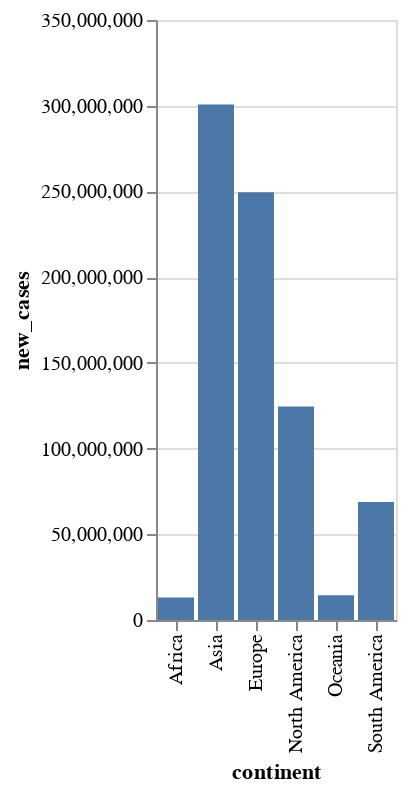

Here is the notebook cell this chart was saved with:
### Markdown cell above
First we call ```groupby``` to group our data by the ```continent``` column, then we sum the values in each group. The result of this computation has the grouped-by values in its index. But since Altair does not support the creation of axes out of indexes we reset the index to a column by executing ```reset_index``` on the resulting dataframe.

### Code cell
alt.Chart(data).mark_bar().encode(x='continent', y='new_cases')

### Figure 1 — Vega-Lite specification as saved in the notebook (floating-point values rounded to 4 significant figures)
{"config": {"view": {"continuousWidth": 300, "continuousHeight": 300}}, "data": {"name": "data-f0a2ba772c5a1c7ac513b65e63b87dcc"}, "mark": {"type": "bar"}, "encoding": {"x": {"field": "continent", "type": "nominal"}, "y": {"field": "new_cases", "type": "quantitative"}}, "$schema": "https://vega.github.io/schema/vega-lite/v5.8.0.json", "datasets": {"data-f0a2ba772c5a1c7ac513b65e63b87dcc": [{"continent": "Africa", "total_cases": 10650000000.0, "new_cases": 13130000.0, "new_cases_smoothed": 13130000.0, "total_deaths": 228700000.0, "new_deaths": 261600.0, "new_deaths_smoothed": 261300.0, "total_cases_per_million": 1725000000.0, "new_cases_per_million": 2649000.0, "new_cases_smoothed_per_million": 2649000.0, "total_deaths_per_million": 15130000.0, "new_deaths_per_million": 18370.0, "new_deaths_smoothed_per_million": 18320.0, "reproduction_rate": 41240.0, "icu_patients": 718200.0, "icu_patients_per_million": 12080.0, "hosp_patients": 5107000.0, "hosp_patients_per_million": 85270.0, "weekly_icu_admissions": 0.0, "weekly_icu_admissions_per_million": 0.0, "weekly_hosp_admissions": 521500.0, "weekly_hosp_admissions_per_million": 8707.0, "total_tests": 22210000000.0, "new_tests": 61530000.0, "total_tests_per_thousand": 894800.0, "new_tests_per_thousand": 2946.0, "new_tests_smoothed": 90960000.0, "new_tests_smoothed_per_thousand": 5560.0, "positive_rate": 1393.0, "tests_per_case": 2064000.0, "total_vaccinations": 50390000000.0, "people_vaccinated": 29750000000.0, "people_fully_vaccinated": 22500000000.0, "total_boosters": 2542000000.0, "new_vaccinations": 117400000.0, "new_vaccinations_smoothed": 851300000.0, "total_vaccinations_per_hundred": 189700.0, "people_vaccinated_per_hundred": 110600.0, "people_fully_vaccinated_per_hundred": 85920.0, "total_boosters_per_hundred": 10780.0, "new_vaccinations_smoothed_per_million": 37440000.0, "new_people_vaccinated_smoothed": 548500000.0, "new_people_vaccinated_smoothed_per_hundred": 2243.0, "stringency_index": 2132000.0, "population_density": 7520000.0, "median_age": 1637000.0, "aged_65_older": 271700.0, "aged_70_older": 174200.0, "gdp_per_capita": 395600000.0, "extreme_poverty": 1917000.0, "cardiovasc_death_rate": 21270000.0, "diabetes_prevalence": 416800.0, "female_smokers": 127600.0, "male_smokers": 1354000.0, "handwashing_facilities": 1517000.0, "hospital_beds_per_thousand": 82560.0, "life_expectancy": 5076000.0, "human_development_index": 40740.0, "population": 1955000000000.0, "excess_mortality_cumulative_absolute": 42120000.0, "excess_mortality_cumulative": 8493.0, "excess_mortality": 9327.0, "excess_mortality_cumulative_per_million": 952700.0}, {"continent": "Asia", "total_cases": 161200000000.0, "new_cases": 300700000.0, "new_cases_smoothed": 300700000.0, "total_deaths": 1297000000.0, "new_deaths": 1634000.0, "new_deaths_smoothed": 1634000.0, "total_cases_per_million": 4329000000.0, "new_cases_per_million": 6730000.0, "new_cases_smoothed_per_million": 6730000.0, "total_deaths_per_million": 26010000.0, "new_deaths_per_million": 31960.0, "new_deaths_smoothed_per_million": 31960.0, "reproduction_rate": 43270.0, "icu_patients": 905600.0, "icu_patients_per_million": 29200.0, "hosp_patients": 6789000.0, "hosp_patients_per_million": 222600.0, "weekly_icu_admissions": 76320.0, "weekly_icu_admissions_per_million": 5737.0, "weekly_hosp_admissions": 6648000.0, "weekly_hosp_admissions_per_million": 237800.0, "total_tests": 576000000000.0, "new_tests": 1798000000.0, "total_tests_per_thousand": 16110000.0, "new_tests_per_thousand": 60790.0, "new_tests_smoothed": 11020000000.0, "new_tests_smoothed_per_thousand": 78680.0, "positive_rate": 1940.0, "tests_per_case": 220700000.0, "total_vaccinations": 4048000000000.0, "people_vaccinated": 1207000000000.0, "people_fully_vaccinated": 1027000000000.0, "total_boosters": 272200000000.0, "new_vaccinations": 7550000000.0, "new_vaccinations_smoothed": 9069000000.0, "total_vaccinations_per_hundred": 2231000.0, "people_vaccinated_per_hundred": 929500.0, "people_fully_vaccinated_per_hundred": 815200.0, "total_boosters_per_hundred": 343100.0, "new_vaccinations_smoothed_per_million": 90900000.0, "new_people_vaccinated_smoothed": 3062000000.0, "new_people_vaccinated_smoothed_per_hundred": 3429.0, "stringency_index": 2394000.0, "population_density": 52720000.0, "median_age": 2077000.0, "aged_65_older": 432000.0, "aged_70_older": 277700.0, "gdp_per_capita": 1518000000.0, "extreme_poverty": 221700.0, "cardiovasc_death_rate": 19490000.0, "diabetes_prevalence": 590500.0, "female_smokers": 250400.0, "male_smokers": 2069000.0, "handwashing_facilities": 2577000.0, "hospital_beds_per_thousand": 199500.0, "life_expectancy": 5061000.0, "human_development_index": 47600.0, "population": 6483000000000.0, "excess_mortality_cumulative_absolute": 47390000.0, "excess_mortality_cumulative": 15890.0, "excess_mortality": 20410.0, "excess_mortality_cumulative_per_million": 1565000.0}, {"continent": "Europe", "total_cases": 160300000000.0, "new_cases": 249600000.0, "new_cases_smoothed": 249600000.0, "total_deaths": 1726000000.0, "new_deaths": 2078000.0, "new_deaths_smoothed": 2078000.0, "total_cases_per_million": 13190000000.0, "new_cases_per_million": 20300000.0, "new_cases_smoothed_per_million": 20300000.0, "total_deaths_per_million": 109000000.0, "new_deaths_per_million": 133400.0, "new_deaths_smoothed_per_million": 133400.0, "reproduction_rate": 47090.0, "icu_patients": 10080000.0, "icu_patients_per_million": 427400.0, "hosp_patients": 87480000.0, "hosp_patients_per_million": 4401000.0, "weekly_icu_admissions": 2987000.0, "weekly_icu_admissions_per_million": 78760.0, "weekly_hosp_admissions": 45480000.0, "weekly_hosp_admissions_per_million": 1527000.0, "total_tests": 609300000000.0, "new_tests": 1955000000.0, "total_tests_per_thousand": 47790000.0, "new_tests_per_thousand": 157400.0, "new_tests_smoothed": 2345000000.0, "new_tests_smoothed_per_thousand": 175600.0, "positive_rate": 3191.0, "tests_per_case": 1898000.0, "total_vaccinations": 704100000000.0, "people_vaccinated": 290600000000.0, "people_fully_vaccinated": 259100000000.0, "total_boosters": 153700000000.0, "new_vaccinations": 1266000000.0, "new_vaccinations_smoothed": 1562000000.0, "total_vaccinations_per_hundred": 3381000.0, "people_vaccinated_per_hundred": 1371000.0, "people_fully_vaccinated_per_hundred": 1179000.0, "total_boosters_per_hundred": 658100.0, "new_vaccinations_smoothed_per_million": 103100000.0, "new_people_vaccinated_smoothed": 573700000.0, "new_people_vaccinated_smoothed_per_hundred": 3688.0, "stringency_index": 1888000.0, "population_density": 41250000.0, "median_age": 2310000.0, "aged_65_older": 972900.0, "aged_70_older": 630100.0, "gdp_per_capita": 1923000000.0, "extreme_poverty": 37200.0, "cardiovasc_death_rate": 12950000.0, "diabetes_prevalence": 395900.0, "female_smokers": 1285000.0, "male_smokers": 1954000.0, "handwashing_facilities": 386400.0, "hospital_beds_per_thousand": 304800.0, "life_expectancy": 5255000.0, "human_development_index": 50720.0, "population": 1112000000000.0, "excess_mortality_cumulative_absolute": 214100000.0, "excess_mortality_cumulative": 50400.0, "excess_mortality": 59560.0, "excess_mortality_cumulative_per_million": 12370000.0}, {"continent": "North America", "total_cases": 89450000000.0, "new_cases": 124500000.0, "new_cases_smoothed": 124500000.0, "total_deaths": 1380000000.0, "new_deaths": 1606000.0, "new_deaths_smoothed": 1605000.0, "total_cases_per_million": 6089000000.0, "new_cases_per_million": 9492000.0, "new_cases_smoothed_per_million": 9492000.0, "total_deaths_per_million": 46900000.0, "new_deaths_per_million": 62210.0, "new_deaths_smoothed_per_million": 62190.0, "reproduction_rate": 19170.0, "icu_patients": 10710000.0, "icu_patients_per_million": 42800.0, "hosp_patients": 51550000.0, "hosp_patients_per_million": 247200.0, "weekly_icu_admissions": 0.0, "weekly_icu_admissions_per_million": 0.0, "weekly_hosp_admissions": 46240000.0, "weekly_hosp_admissions_per_million": 136700.0, "total_tests": 381800000000.0, "new_tests": 1017000000.0, "total_tests_per_thousand": 4102000.0, "new_tests_per_thousand": 11820.0, "new_tests_smoothed": 1020000000.0, "new_tests_smoothed_per_thousand": 17260.0, "positive_rate": 1625.0, "tests_per_case": 339600.0, "total_vaccinations": 534000000000.0, "people_vaccinated": 239100000000.0, "people_fully_vaccinated": 202600000000.0, "total_boosters": 46630000000.0, "new_vaccinations": 998300000.0, "new_vaccinations_smoothed": 1148000000.0, "total_vaccinations_per_hundred": 985100.0, "people_vaccinated_per_hundred": 430100.0, "people_fully_vaccinated_per_hundred": 369100.0, "total_boosters_per_hundred": 96860.0, "new_vaccinations_smoothed_per_million": 49560000.0, "new_people_vaccinated_smoothed": 458800000.0, "new_people_vaccinated_smoothed_per_hundred": 2062.0, "stringency_index": 1035000.0, "population_density": 13060000.0, "median_age": 1258000.0, "aged_65_older": 341000.0, "aged_70_older": 230700.0, "gdp_per_capita": 802000000.0, "extreme_poverty": 86240.0, "cardiovasc_death_rate": 7025000.0, "diabetes_prevalence": 462600.0, "female_smokers": 123600.0, "male_smokers": 367100.0, "handwashing_facilities": 1382000.0, "hospital_beds_per_thousand": 73050.0, "life_expectancy": 4235000.0, "human_development_index": 23840.0, "population": 823600000000.0, "excess_mortality_cumulative_absolute": 227000000.0, "excess_mortality_cumulative": 17400.0, "excess_mortality": 22200.0, "excess_mortality_cumulative_per_million": 2631000.0}, {"continent": "Oceania", "total_cases": 7121000000.0, "new_cases": 14480000.0, "new_cases_smoothed": 14480000.0, "total_deaths": 14200000.0, "new_deaths": 29830.0, "new_deaths_smoothed": 29830.0, "total_cases_per_million": 2659000000.0, "new_cases_per_million": 5592000.0, "new_cases_smoothed_per_million": 5592000.0, "total_deaths_per_million": 8296000.0, "new_deaths_per_million": 12900.0, "new_deaths_smoothed_per_million": 12900.0, "reproduction_rate": 4425.0, "icu_patients": 94920.0, "icu_patients_per_million": 3626.0, "hosp_patients": 1761000.0, "hosp_patients_per_million": 67290.0, "weekly_icu_admissions": 0.0, "weekly_icu_admissions_per_million": 0.0, "weekly_hosp_admissions": 0.0, "weekly_hosp_admissions_per_million": 0.0, "total_tests": 24120000000.0, "new_tests": 78410000.0, "total_tests_per_thousand": 2274000.0, "new_tests_per_thousand": 7263.0, "new_tests_smoothed": 81370000.0, "new_tests_smoothed_per_thousand": 8745.0, "positive_rate": 188.3, "tests_per_case": 1607000.0, "total_vaccinations": 25270000000.0, "people_vaccinated": 7714000000.0, "people_fully_vaccinated": 7969000000.0, "total_boosters": 4926000000.0, "new_vaccinations": 74540000.0, "new_vaccinations_smoothed": 82640000.0, "total_vaccinations_per_hundred": 252400.0, "people_vaccinated_per_hundred": 98100.0, "people_fully_vaccinated_per_hundred": 89830.0, "total_boosters_per_hundred": 45290.0, "new_vaccinations_smoothed_per_million": 32290000.0, "new_people_vaccinated_smoothed": 28950000.0, "new_people_vaccinated_smoothed_per_hundred": 1226.0, "stringency_index": 348200.0, "population_density": 3894000.0, "median_age": 492100.0, "aged_65_older": 131900.0, "aged_70_older": 80500.0, "gdp_per_capita": 203800000.0, "extreme_poverty": 81580.0, "cardiovasc_death_rate": 6896000.0, "diabetes_prevalence": 412100.0, "female_smokers": 246000.0, "male_smokers": 483700.0, "handwashing_facilities": 196900.0, "hospital_beds_per_thousand": 37230.0, "life_expectancy": 2323000.0, "human_development_index": 11750.0, "population": 61770000000.0, "excess_mortality_cumulative_absolute": 843800.0, "excess_mortality_cumulative": -330.3, "excess_mortality": 1603.0, "excess_mortality_cumulative_per_million": 8936.0}, {"continent": "South America", "total_cases": 52740000000.0, "new_cases": 68840000.0, "new_cases_smoothed": 68800000.0, "total_deaths": 1238000000.0, "new_deaths": 1360000.0, "new_deaths_smoothed": 1360000.0, "total_cases_per_million": 1775000000.0, "new_cases_per_million": 2565000.0, "new_cases_smoothed_per_million": 2564000.0, "total_deaths_per_million": 29260000.0, "new_deaths_per_million": 33190.0, "new_deaths_smoothed_per_million": 33190.0, "reproduction_rate": 12130.0, "icu_patients": 2935000.0, "icu_patients_per_million": 95910.0, "hosp_patients": 368800.0, "hosp_patients_per_million": 30170.0, "weekly_icu_admissions": 400000.0, "weekly_icu_admissions_per_million": 20410.0, "weekly_hosp_admissions": 1611000.0, "weekly_hosp_admissions_per_million": 82180.0, "total_tests": 61970000000.0, "new_tests": 163500000.0, "total_tests_per_thousand": 2205000.0, "new_tests_per_thousand": 6513.0, "new_tests_smoothed": 226500000.0, "new_tests_smoothed_per_thousand": 8010.0, "positive_rate": 1079.0, "tests_per_case": 131500.0, "total_vaccinations": 407800000000.0, "people_vaccinated": 176700000000.0, "people_fully_vaccinated": 146900000000.0, "total_boosters": 82620000000.0, "new_vaccinations": 845100000.0, "new_vaccinations_smoothed": 959000000.0, "total_vaccinations_per_hundred": 890800.0, "people_vaccinated_per_hundred": 373700.0, "people_fully_vaccinated_per_hundred": 318000.0, "total_boosters_per_hundred": 199000.0, "new_vaccinations_smoothed_per_million": 24500000.0, "new_people_vaccinated_smoothed": 375000000.0, "new_people_vaccinated_smoothed_per_hundred": 1003.0, "stringency_index": 646100.0, "population_density": 401600.0, "median_age": 532300.0, "aged_65_older": 136400.0, "aged_70_older": 89420.0, "gdp_per_capita": 228000000.0, "extreme_poverty": 35380.0, "cardiovasc_death_rate": 3085000.0, "diabetes_prevalence": 128600.0, "female_smokers": 135100.0, "male_smokers": 270900.0, "handwashing_facilities": 542800.0, "hospital_beds_per_thousand": 34090.0, "life_expectancy": 1458000.0, "human_development_index": 12570.0, "population": 599300000000.0, "excess_mortality_cumulative_absolute": 89900000.0, "excess_mortality_cumulative": 26720.0, "excess_mortality": 22360.0, "excess_mortality_cumulative_per_million": 2525000.0}]}}
